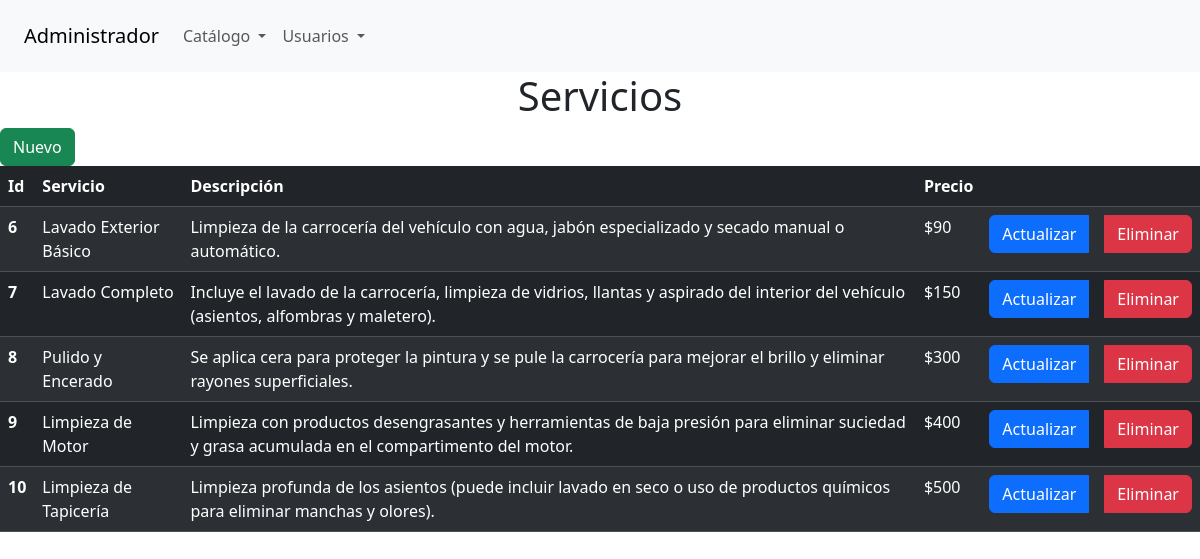
The page /admin/servicio.php on the database its author committed.
### tables this page shows
CREATE TABLE IF NOT EXISTS `servicios` (
  `id_servicio` int(11) NOT NULL AUTO_INCREMENT,
  `servicio` varchar(50) DEFAULT NULL,
  `descripcion` text DEFAULT NULL,
  `imagen` varchar(100) DEFAULT NULL,
  `precio` int(11) NOT NULL,
  PRIMARY KEY (`id_servicio`)
);

### sistema.class.php (called while the page is built, shortened)
<?php
class Sistema
{
    function conexion()
    {
        $this->con = new PDO(SGBD . ':host=' . DBHOST . ';dbname=' . DBNAME . ';port=' . DBPORT, DBUSER, DBPASS);
    }
}
?>

### admin/servicio.class.php (called while the page is built, shortened)
<?php
require_once('../sistema.class.php');
class Servicio extends Sistema
{
    function readAll()
    {
        $query = "SELECT * FROM servicios";
        $sql = $this->con->prepare($query);
        $sql->execute();
        $result = $sql->fetchAll(PDO::FETCH_ASSOC);
        return $result;
    }
}
?>

### admin/views/servicio/index.php (the view, shortened to what this page needs)
<?php require('views/header_admin.php') ?>
<h1 class="text-center">Servicios</h1>
<a href="servicio.php?accion=crear" class="btn btn-success">Nuevo<a></a>
    <table class="table table-striped table-dark">
        <thead>
            <tr>
                <th scope="col">Id</th>
                <th scope="col">Servicio</th>
                <th scope="col">Descripción</th>
                <th scope="col">Precio</th>
                <th scope="col"></th>
            </tr>
        </thead>
        <tbody>
            <?php foreach ($servicios as $servicio): ?>
                <tr>
                    <th scope="row"><?php echo $servicio['id_servicio']; ?> </th>
                    <td><?php echo $servicio['servicio']; ?></td>
                    <td><?php echo $servicio['descripcion']; ?></td>
                    <td>$<?php echo $servicio['precio']; ?></td>
                    <td>
                        <div class="btn-group" role="group" aria-label="Basic radio toggle button group">
                            <a href="servicio.php?accion=actualizar&id=<?php echo $servicio['id_servicio']; ?>"
                                class="btn btn-primary" style="margin-right:1rem;">Actualizar</a>
                            <a href="servicio.php?accion=eliminar&id=<?php echo $servicio['id_servicio']; ?>"
                                class="btn btn-danger">Eliminar</a>
                        </div>
                    </td>
                </tr>
            <?php endforeach; ?>
        </tbody>
    </table>

### rows shown on the page
servicios: id_servicio "6", servicio "Lavado Exterior Básico", descripcion "Limpieza de la carrocería del vehículo con agua, jabón especializado y secado manual o automático.", precio "90"
servicios: id_servicio "7", servicio "Lavado Completo", descripcion "Incluye el lavado de la carrocería, limpieza de vidrios, llantas y aspirado del interior del vehículo (asientos, alfombras y maletero).", precio "150"
servicios: id_servicio "8", servicio "Pulido y Encerado", descripcion "Se aplica cera para proteger la pintura y se pule la carrocería para mejorar el brillo y eliminar rayones superficiales.", precio "300"
servicios: id_servicio "9", servicio "Limpieza de Motor", descripcion "Limpieza con productos desengrasantes y herramientas de baja presión para eliminar suciedad y grasa acumulada en el compartimento del motor.", precio "400"
servicios: id_servicio "10", servicio "Limpieza de Tapicería", descripcion "Limpieza profunda de los asientos (puede incluir lavado en seco o uso de productos químicos para eliminar manchas y olores).", precio "500"
